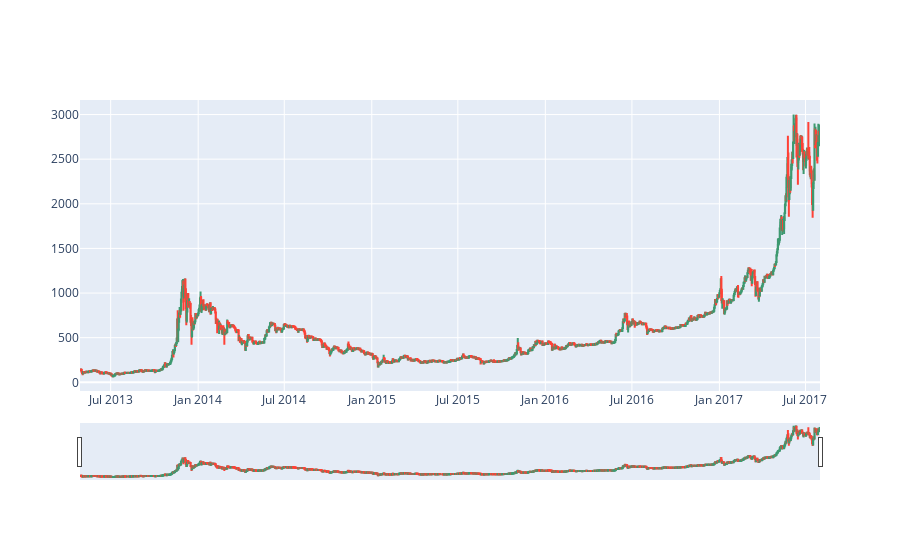

The cell this chart's notebook holds for it:
### Code cell
plt.figure(figsize=(20,12))
go.Figure(data=candle_data)

### Figure 1 — Plotly figure (JSON) as saved in the notebook; plotly's stock layout.template omitted (floating-point values rounded to 4 significant figures; data arrays with more than 128 entries replaced by an {"elided": "..."} marker saying what was removed)
{"data": [{"close": {"elided": "1556 float values"}, "high": {"elided": "1556 float values"}, "low": {"elided": "1556 float values"}, "open": {"elided": "1556 float values"}, "type": "candlestick", "x": {"elided": "1556 str values"}}], "layout": {"xaxis": {"autorange": true, "range": ["2013-04-27 12:00", "2017-07-31 12:00"], "rangeslider": {"autorange": true, "range": ["2013-04-27 12:00", "2017-07-31 12:00"], "yaxis": {"_template": null, "rangemode": "match"}}, "type": "date"}, "yaxis": {"autorange": true, "range": [-97.49, 3163.0]}}}
